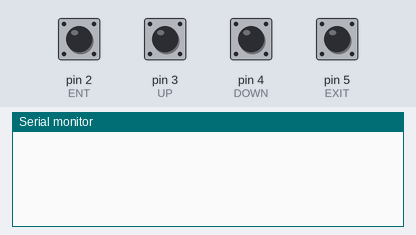
Recording of a sketch running on a simulated Arduino Uno, built with avr-gcc and run on an emulated ATmega328P. Parts: the last lines printed to the serial monitor. The inputs (shaded band) are chosen by the test bench; at power-on: pin 2 (ENT), pin 3 (UP), pin 4 (DOWN), pin 5 (EXIT) HIGH.

Above: at 1.2 s.
1.3 s: pin 2 (ENT) pulled LOW for 0.15 s
At 2.1 s:
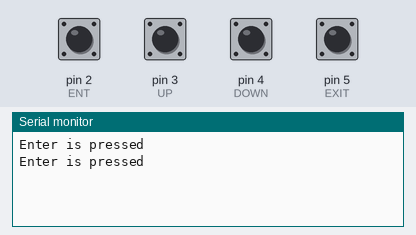
2.9 s: pin 3 (UP) pulled LOW for 0.15 s
At 3.4 s:
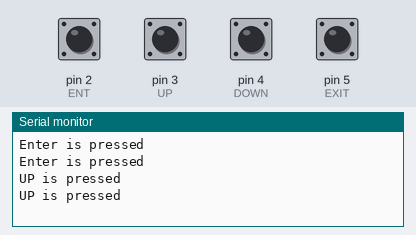
4.5 s: pin 4 (DOWN) pulled LOW for 0.15 s
At 5.8 s:
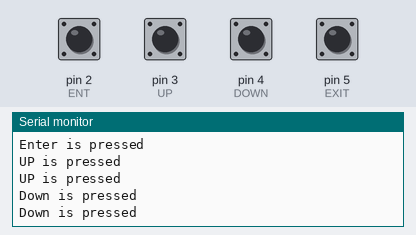
6.1 s: pin 5 (EXIT) pulled LOW for 0.15 s
At 7.0 s:
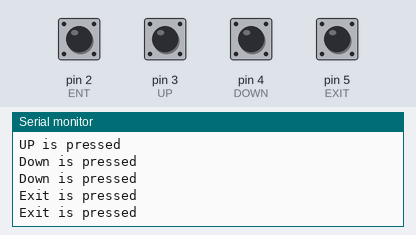
7.7 s: pin 2 (ENT) driven LOW and pin 3 (UP) driven LOW and pin 4 (DOWN) driven LOW and pin 5 (EXIT) driven LOW
At 7.82 s:
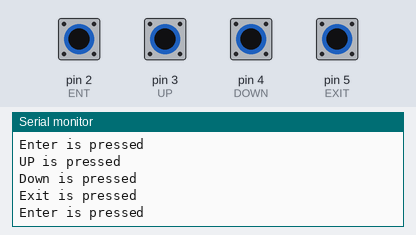

The sketch:

1X4_Keypad_Interfacing.ino
```cpp
#define ENT 2
#define UP 3
#define DOWN 4
#define EXIT 5
void setup() {
  Serial.begin(9600);
  pinMode(ENT, INPUT_PULLUP);
  pinMode(UP, INPUT_PULLUP);
  pinMode(DOWN, INPUT_PULLUP);
  pinMode(EXIT, INPUT_PULLUP);
}

void loop() {
  if(!digitalRead(ENT)){
    Serial.println("Enter is pressed");
  }
  if(!digitalRead(UP)){
    Serial.println("UP is pressed");
  }
  if(!digitalRead(DOWN)){
    Serial.println("Down is pressed");
  }
  if(!digitalRead(EXIT)){
    Serial.println("Exit is pressed");
  }
  delay(100);
}
```

Measured:
- after the input at 1.3 s, the serial monitor: prints a new line at once (image 1)
- after the input at 2.9 s, the serial monitor: prints a new line at once (image 2)
- after the input at 4.5 s, the serial monitor: prints a new line at once (image 3)
- after the input at 6.1 s, the serial monitor: prints a new line at once (image 4)
- after the input at 7.7 s, the serial monitor: prints a new line at once (image 5)
